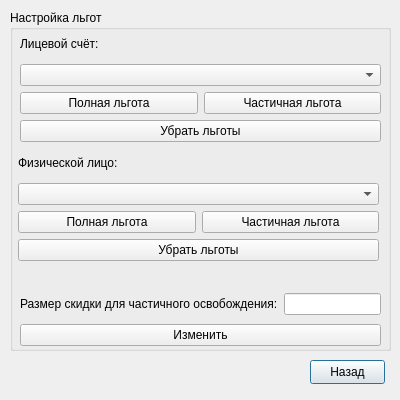
<?xml version="1.0" encoding="UTF-8"?>
<ui version="4.0">
 <class>BenefitSettingWindow</class>
 <widget class="QDialog" name="BenefitSettingWindow">
  <property name="geometry">
   <rect>
    <x>0</x>
    <y>0</y>
    <width>400</width>
    <height>400</height>
   </rect>
  </property>
  <property name="windowTitle">
   <string>Dialog</string>
  </property>
  <widget class="QPushButton" name="pushButton_toMenu">
   <property name="geometry">
    <rect>
     <x>310</x>
     <y>360</y>
     <width>75</width>
     <height>24</height>
    </rect>
   </property>
   <property name="text">
    <string>Назад</string>
   </property>
  </widget>
  <widget class="QGroupBox" name="groupBox">
   <property name="geometry">
    <rect>
     <x>10</x>
     <y>10</y>
     <width>381</width>
     <height>341</height>
    </rect>
   </property>
   <property name="title">
    <string>Настройка льгот</string>
   </property>
   <widget class="QWidget" name="">
    <property name="geometry">
     <rect>
      <x>10</x>
      <y>280</y>
      <width>361</width>
      <height>61</height>
     </rect>
    </property>
    <layout class="QVBoxLayout" name="verticalLayout_3">
     <item>
      <layout class="QHBoxLayout" name="horizontalLayout">
       <item>
        <widget class="QLabel" name="label_5">
         <property name="text">
          <string>Размер скидки для частичного освобождения:</string>
         </property>
        </widget>
       </item>
       <item>
        <widget class="QLineEdit" name="lineEdit_discount"/>
       </item>
      </layout>
     </item>
     <item>
      <widget class="QPushButton" name="pushButton_discountChange">
       <property name="text">
        <string>Изменить</string>
       </property>
      </widget>
     </item>
    </layout>
   </widget>
   <widget class="QWidget" name="">
    <property name="geometry">
     <rect>
      <x>10</x>
      <y>20</y>
      <width>361</width>
      <height>112</height>
     </rect>
    </property>
    <layout class="QVBoxLayout" name="verticalLayout_5">
     <item>
      <layout class="QVBoxLayout" name="verticalLayout_4">
       <item>
        <layout class="QVBoxLayout" name="verticalLayout">
         <item>
          <widget class="QLabel" name="label_3">
           <property name="layoutDirection">
            <enum>Qt::LeftToRight</enum>
           </property>
           <property name="text">
            <string>Лицевой счёт:</string>
           </property>
           <property name="openExternalLinks">
            <bool>true</bool>
           </property>
          </widget>
         </item>
         <item>
          <widget class="QComboBox" name="comboBox_PersonalAccount"/>
         </item>
        </layout>
       </item>
       <item>
        <layout class="QHBoxLayout" name="horizontalLayout_2">
         <item>
          <widget class="QPushButton" name="pushButton_accountComplite">
           <property name="text">
            <string>Полная льгота</string>
           </property>
          </widget>
         </item>
         <item>
          <widget class="QPushButton" name="pushButton_accountPartial">
           <property name="text">
            <string>Частичная льгота</string>
           </property>
          </widget>
         </item>
        </layout>
       </item>
      </layout>
     </item>
     <item>
      <widget class="QPushButton" name="pushButton_accountDelete">
       <property name="text">
        <string>Убрать льготы</string>
       </property>
      </widget>
     </item>
    </layout>
   </widget>
   <widget class="QWidget" name="">
    <property name="geometry">
     <rect>
      <x>8</x>
      <y>139</y>
      <width>361</width>
      <height>112</height>
     </rect>
    </property>
    <layout class="QVBoxLayout" name="verticalLayout_7">
     <item>
      <layout class="QVBoxLayout" name="verticalLayout_6">
       <item>
        <layout class="QVBoxLayout" name="verticalLayout_2">
         <item>
          <widget class="QLabel" name="label_4">
           <property name="text">
            <string>Физической лицо:</string>
           </property>
          </widget>
         </item>
         <item>
          <widget class="QComboBox" name="comboBox_Individual"/>
         </item>
        </layout>
       </item>
       <item>
        <layout class="QHBoxLayout" name="horizontalLayout_3">
         <item>
          <widget class="QPushButton" name="pushButton_individualComplite">
           <property name="text">
            <string>Полная льгота</string>
           </property>
          </widget>
         </item>
         <item>
          <widget class="QPushButton" name="pushButton_individualPartial">
           <property name="text">
            <string>Частичная льгота</string>
           </property>
          </widget>
         </item>
        </layout>
       </item>
      </layout>
     </item>
     <item>
      <widget class="QPushButton" name="pushButton_individualDelete">
       <property name="text">
        <string>Убрать льготы</string>
       </property>
      </widget>
     </item>
    </layout>
   </widget>
  </widget>
 </widget>
 <resources/>
 <connections/>
</ui>
